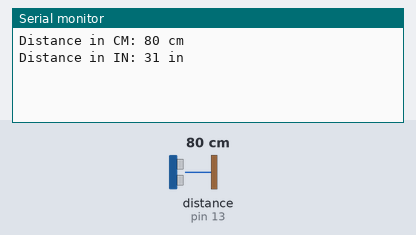
A sketch run on a simulated Arduino Uno, built with avr-gcc and run on an emulated ATmega328P. On the bench: the last lines printed to the serial monitor. The test bench sets the inputs (shaded band); at power-on: distance to the obstacle (sensor on pin 13) 80 cm.

Above: at 1.2 s.
1.3 s: distance to the obstacle (sensor on pin 13) set to 2 cm
At 4.1 s:
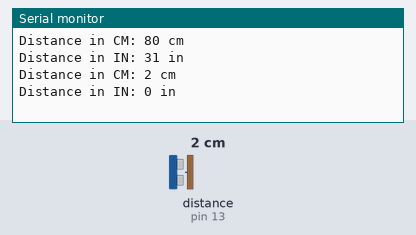
4.4 s: distance to the obstacle (sensor on pin 13) set to 4 cm
At 6.9 s:
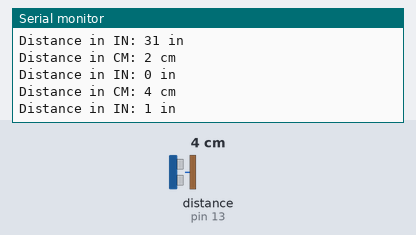
Timing chart, 0 to 8.4 s (numbered marks = the images above; inputs shaded):
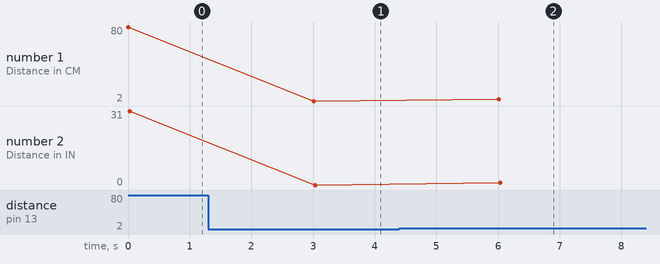

The sketch:

Lab3_Part1_UltrasonicSensor.ino
```cpp
#include <Ultrasonic.h>

Ultrasonic ultrasonic(12, 13);
int distance;

void setup() {
  Serial.begin(9600);
}

void loop() {
  distance = ultrasonic.read(CM);

  Serial.print("Distance in CM: ");
  Serial.print(distance);
  Serial.print(" cm");

  distance = ultrasonic.read(INC);

  Serial.println();
  Serial.print("Distance in IN: ");
  Serial.print(distance);
  Serial.print(" in");
  Serial.println();
  delay(3000);
}
```

Measured:
- after the input at 1.3 s, the serial monitor: prints a new line after 1.7 s (image 1)
- after the input at 4.4 s, the serial monitor: prints a new line after 1.6 s (image 2)
- plotted number 1: 80 → 2 after the input at 1.3 s, 2 → 4 after the input at 4.4 s
- plotted number 2: 31 → 0 after the input at 1.3 s, 0 → 1 after the input at 4.4 s
